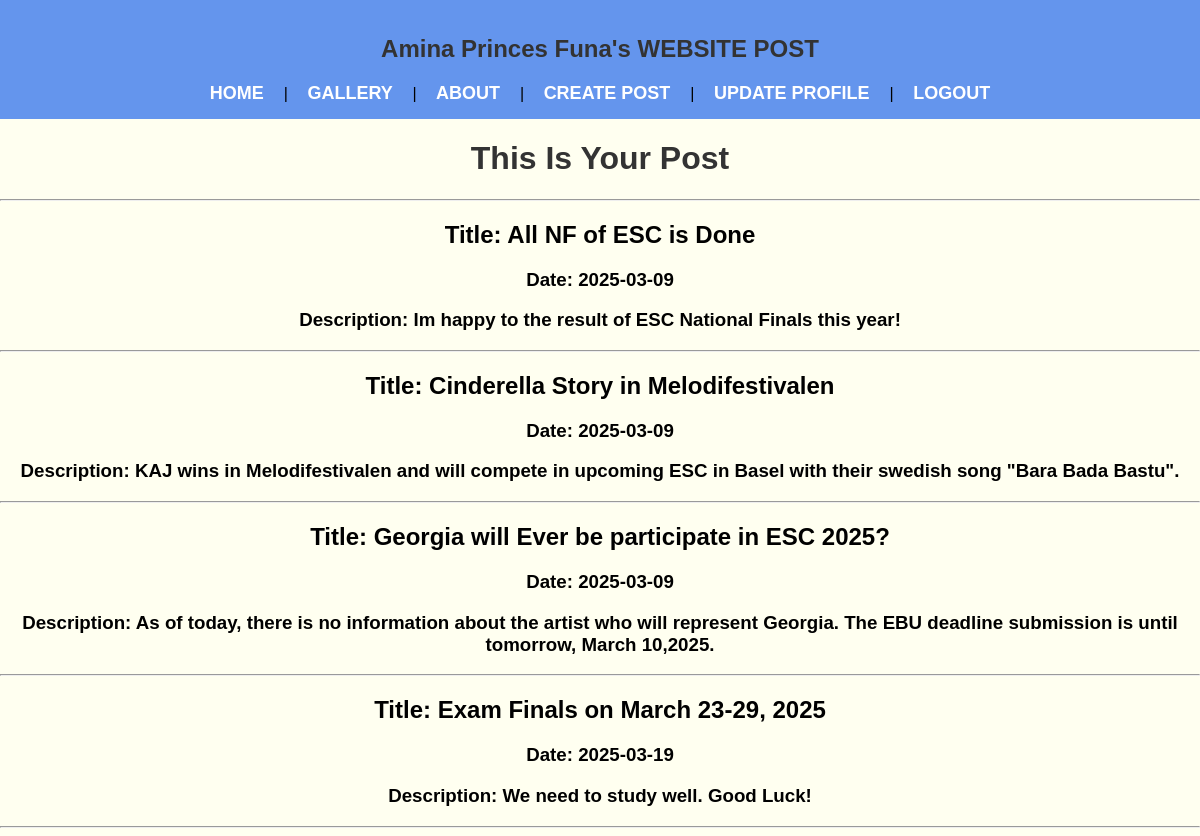
The page /FUNA_WEBSITE/userhome.php (signed in) on the database its author committed.
### tables this page shows
CREATE TABLE `users` (
  `ID` int(11) NOT NULL,
  `FullName` varchar(255) NOT NULL,
  `Phone_Number` int(20) NOT NULL,
  `Email_Address` varchar(255) NOT NULL,
  `Password` varchar(255) NOT NULL
);

CREATE TABLE `post` (
  `id` int(255) NOT NULL,
  `title` varchar(255) NOT NULL,
  `mydate` varchar(255) NOT NULL,
  `description` longtext NOT NULL,
  `posted_by` varchar(255) NOT NULL
);

### FUNA_WEBSITE/userhome.php (the view, shortened to what this page needs)
<?php
include "conn.php";
$e=$_SESSION['email'];
$getname=mysqli_query($conn, "SELECT * FROM users WHERE Email_Address='$e' ");
while($row=mysqli_fetch_object($getname)){
    $name = $row -> FullName;
}
?>
<!DOCTYPE html>
<html lang="en">
<head>
</head>
<body>
<nav>
    <center>
    <h1> <?php echo $name; ?>'s WEBSITE POST</h1>
    <a href="userhome.php"> HOME </a> |
    <a href="gallery.php"> GALLERY </a> |
    <a href="about.php"> ABOUT </a> |
    <a href="createpost.php"> CREATE POST </a> |
    <a href="update_profile.php"> UPDATE PROFILE </a> |
    <a href="index.php"> LOGOUT </a>
    </center>
</nav>
<h1> This Is Your Post </h1>
<hr> </hr>
<div id= post>
<?php
    $getpost = mysqli_query($conn, "SELECT * FROM post WHERE posted_by='$name' ");
    while($row1=mysqli_fetch_array($getpost)){
        ?>
        <h2> Title: <?php echo $row1['title']; ?></h2>
        <h3>Date:  <?php echo $row1['mydate']; ?></h3>
        <h3>Description:  <?php echo $row1['description']; ?></h3>
        <hr> </hr>
        <?php
    }
?>
</div>
</body>
</html>

### FUNA_WEBSITE/userhome.php (style rules this page uses)
body { font-family: 'Poppins', sans-serif; background: ivory; margin: 0; padding: 0; text-align: center; }
nav { background-color: cornflowerblue; padding: 15px 0; }
nav a { color: white; text-decoration: none; font-size: 18px; margin: 0 15px; font-weight: bold; }
h1 { color: #333; }

### rows shown on the page
users: FullName "Amina Princes Funa"
post: title "All NF of ESC is Done", mydate "2025-03-09", description "Im happy to the result of ESC National Finals this year!"
post: title "Cinderella Story in Melodifestivalen", mydate "2025-03-09", description "KAJ wins in Melodifestivalen and will compete in upcoming ESC in Basel with their swedish song \"Bara Bada Bastu\"."
post: title "Georgia will Ever be participate in ESC 2025?", mydate "2025-03-09", description "As of today, there is no information about the artist who will represent Georgia. The EBU deadline submission is until tomorrow, March 10,2025."
post: title "Exam Finals on March 23-29, 2025", mydate "2025-03-19", description "We need to study well. Good Luck!"
